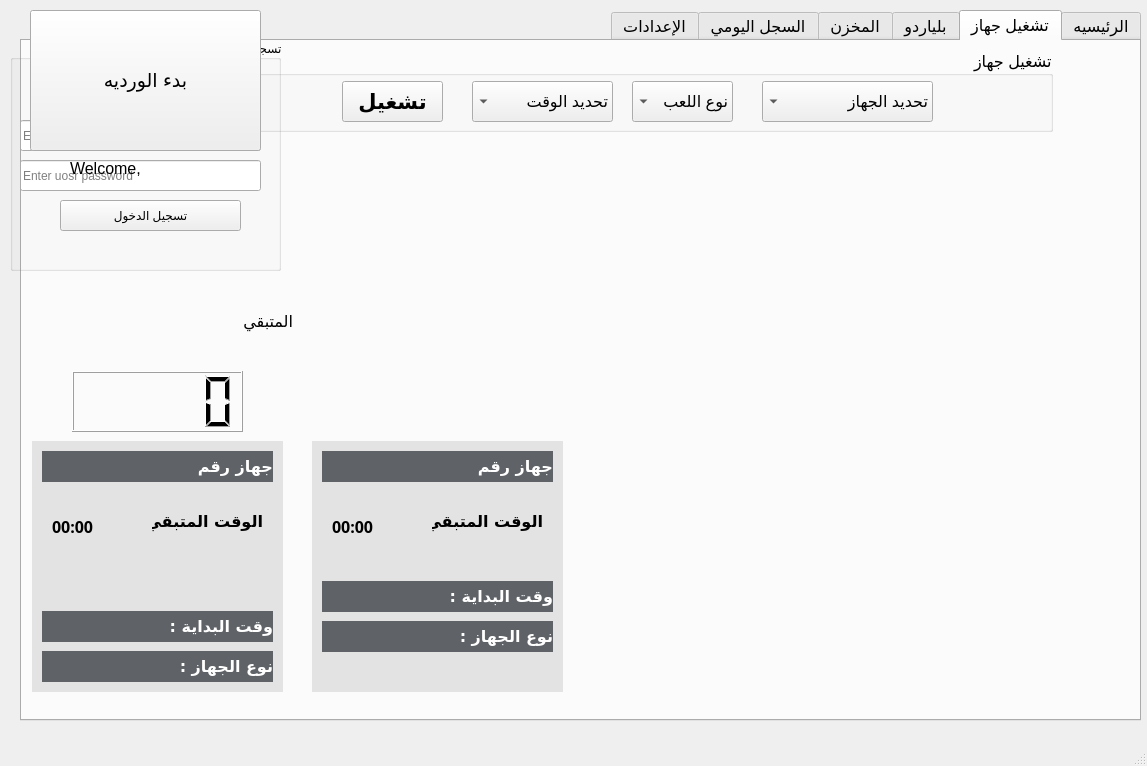
<?xml version="1.0" encoding="UTF-8"?>
<ui version="4.0">
 <class>MainWindow</class>
 <widget class="QMainWindow" name="MainWindow">
  <property name="geometry">
   <rect>
    <x>0</x>
    <y>0</y>
    <width>1147</width>
    <height>766</height>
   </rect>
  </property>
  <property name="windowTitle">
   <string>MainWindow</string>
  </property>
  <property name="styleSheet">
   <string notr="true"/>
  </property>
  <widget class="QWidget" name="centralwidget">
   <widget class="QTabWidget" name="tabWidget">
    <property name="geometry">
     <rect>
      <x>20</x>
      <y>10</y>
      <width>1121</width>
      <height>711</height>
     </rect>
    </property>
    <property name="font">
     <font>
      <pointsize>12</pointsize>
     </font>
    </property>
    <property name="layoutDirection">
     <enum>Qt::RightToLeft</enum>
    </property>
    <property name="styleSheet">
     <string notr="true"/>
    </property>
    <property name="currentIndex">
     <number>1</number>
    </property>
    <widget class="QWidget" name="tab">
     <attribute name="title">
      <string>الرئيسيه</string>
     </attribute>
     <widget class="QPushButton" name="pushButton_3">
      <property name="geometry">
       <rect>
        <x>10</x>
        <y>620</y>
        <width>171</width>
        <height>41</height>
       </rect>
      </property>
      <property name="font">
       <font>
        <family>Omnes Arabic</family>
        <pointsize>16</pointsize>
        <weight>75</weight>
        <bold>true</bold>
       </font>
      </property>
      <property name="styleSheet">
       <string notr="true"/>
      </property>
      <property name="text">
       <string>تسجيل خروج</string>
      </property>
     </widget>
     <widget class="QLabel" name="label">
      <property name="geometry">
       <rect>
        <x>440</x>
        <y>630</y>
        <width>661</width>
        <height>41</height>
       </rect>
      </property>
      <property name="font">
       <font>
        <family>Segoe UI</family>
        <pointsize>14</pointsize>
       </font>
      </property>
      <property name="text">
       <string/>
      </property>
     </widget>
     <widget class="QPushButton" name="pushButton_13">
      <property name="geometry">
       <rect>
        <x>30</x>
        <y>550</y>
        <width>111</width>
        <height>41</height>
       </rect>
      </property>
      <property name="font">
       <font>
        <family>Omnes Arabic</family>
        <pointsize>16</pointsize>
        <weight>75</weight>
        <bold>true</bold>
       </font>
      </property>
      <property name="styleSheet">
       <string notr="true">QPushButton{
	border-radius: 30px;
	background-color: #3578E5;
	color:#fff;
}

QPushButton:hover {
    background-color: #1154c1;
	border:1px solid #fff;
}
</string>
      </property>
      <property name="text">
       <string>زرار تجريبي</string>
      </property>
     </widget>
     <widget class="QLabel" name="label_3">
      <property name="geometry">
       <rect>
        <x>200</x>
        <y>610</y>
        <width>241</width>
        <height>61</height>
       </rect>
      </property>
      <property name="text">
       <string>الساعه الان : </string>
      </property>
     </widget>
    </widget>
    <widget class="QWidget" name="tab_3">
     <attribute name="title">
      <string>تشغيل جهاز</string>
     </attribute>
     <widget class="QGroupBox" name="groupBox_5">
      <property name="geometry">
       <rect>
        <x>10</x>
        <y>10</y>
        <width>1021</width>
        <height>81</height>
       </rect>
      </property>
      <property name="layoutDirection">
       <enum>Qt::RightToLeft</enum>
      </property>
      <property name="title">
       <string>تشغيل جهاز</string>
      </property>
      <widget class="QComboBox" name="comboBox_4">
       <property name="geometry">
        <rect>
         <x>730</x>
         <y>30</y>
         <width>171</width>
         <height>41</height>
        </rect>
       </property>
       <item>
        <property name="text">
         <string>تحديد الجهاز</string>
        </property>
       </item>
      </widget>
      <widget class="QComboBox" name="comboBox_5">
       <property name="geometry">
        <rect>
         <x>440</x>
         <y>30</y>
         <width>141</width>
         <height>41</height>
        </rect>
       </property>
       <item>
        <property name="text">
         <string>تحديد الوقت</string>
        </property>
       </item>
       <item>
        <property name="text">
         <string>مفتوح</string>
        </property>
       </item>
       <item>
        <property name="text">
         <string>30 دقيقه</string>
        </property>
       </item>
       <item>
        <property name="text">
         <string>60 دقيقه</string>
        </property>
       </item>
      </widget>
      <widget class="QComboBox" name="comboBox_6">
       <property name="geometry">
        <rect>
         <x>600</x>
         <y>30</y>
         <width>101</width>
         <height>41</height>
        </rect>
       </property>
       <item>
        <property name="text">
         <string>نوع اللعب</string>
        </property>
       </item>
       <item>
        <property name="text">
         <string>فردي</string>
        </property>
       </item>
       <item>
        <property name="text">
         <string>زوجي</string>
        </property>
       </item>
      </widget>
      <widget class="QPushButton" name="add_pc_4">
       <property name="geometry">
        <rect>
         <x>310</x>
         <y>30</y>
         <width>101</width>
         <height>41</height>
        </rect>
       </property>
       <property name="font">
        <font>
         <family>Omnes Arabic</family>
         <pointsize>16</pointsize>
         <weight>75</weight>
         <bold>true</bold>
        </font>
       </property>
       <property name="styleSheet">
        <string notr="true"/>
       </property>
       <property name="text">
        <string>تشغيل</string>
       </property>
      </widget>
     </widget>
     <widget class="QWidget" name="widget" native="true">
      <property name="geometry">
       <rect>
        <x>10</x>
        <y>400</y>
        <width>251</width>
        <height>251</height>
       </rect>
      </property>
      <property name="font">
       <font>
        <family>Omnes Arabic</family>
        <pointsize>12</pointsize>
        <weight>75</weight>
        <bold>true</bold>
       </font>
      </property>
      <property name="styleSheet">
       <string notr="true">background-color: #e3e3e3;</string>
      </property>
      <widget class="QLabel" name="label_6">
       <property name="geometry">
        <rect>
         <x>10</x>
         <y>10</y>
         <width>231</width>
         <height>31</height>
        </rect>
       </property>
       <property name="font">
        <font>
         <family>Omnes Arabic</family>
         <pointsize>12</pointsize>
         <weight>75</weight>
         <bold>true</bold>
        </font>
       </property>
       <property name="styleSheet">
        <string notr="true">background-color: #5f6368;
color:#fff;</string>
       </property>
       <property name="text">
        <string>جهاز رقم</string>
       </property>
      </widget>
      <widget class="QLabel" name="label_13">
       <property name="geometry">
        <rect>
         <x>10</x>
         <y>210</y>
         <width>231</width>
         <height>31</height>
        </rect>
       </property>
       <property name="font">
        <font>
         <family>Omnes Arabic</family>
         <pointsize>12</pointsize>
         <weight>75</weight>
         <bold>true</bold>
        </font>
       </property>
       <property name="styleSheet">
        <string notr="true">background-color: #5f6368;
color:#fff;</string>
       </property>
       <property name="text">
        <string>نوع الجهاز :</string>
       </property>
      </widget>
      <widget class="QLabel" name="label_14">
       <property name="geometry">
        <rect>
         <x>120</x>
         <y>70</y>
         <width>111</width>
         <height>21</height>
        </rect>
       </property>
       <property name="text">
        <string>الوقت المتبقي</string>
       </property>
      </widget>
      <widget class="QLabel" name="label_15">
       <property name="geometry">
        <rect>
         <x>20</x>
         <y>70</y>
         <width>91</width>
         <height>31</height>
        </rect>
       </property>
       <property name="text">
        <string>00:00</string>
       </property>
      </widget>
      <widget class="QLabel" name="label_12">
       <property name="geometry">
        <rect>
         <x>10</x>
         <y>170</y>
         <width>231</width>
         <height>31</height>
        </rect>
       </property>
       <property name="font">
        <font>
         <family>Omnes Arabic</family>
         <pointsize>12</pointsize>
         <weight>75</weight>
         <bold>true</bold>
        </font>
       </property>
       <property name="styleSheet">
        <string notr="true">background-color: #5f6368;
color:#fff;</string>
       </property>
       <property name="text">
        <string>وقت البداية :</string>
       </property>
      </widget>
     </widget>
     <widget class="QWidget" name="widget_2" native="true">
      <property name="geometry">
       <rect>
        <x>290</x>
        <y>400</y>
        <width>251</width>
        <height>251</height>
       </rect>
      </property>
      <property name="font">
       <font>
        <family>Omnes Arabic</family>
        <pointsize>12</pointsize>
        <weight>75</weight>
        <bold>true</bold>
       </font>
      </property>
      <property name="styleSheet">
       <string notr="true">background-color: #e3e3e3;</string>
      </property>
      <widget class="QLabel" name="label_7">
       <property name="geometry">
        <rect>
         <x>10</x>
         <y>10</y>
         <width>231</width>
         <height>31</height>
        </rect>
       </property>
       <property name="font">
        <font>
         <family>Omnes Arabic</family>
         <pointsize>12</pointsize>
         <weight>75</weight>
         <bold>true</bold>
        </font>
       </property>
       <property name="styleSheet">
        <string notr="true">background-color: #5f6368;
color:#fff;</string>
       </property>
       <property name="text">
        <string>جهاز رقم</string>
       </property>
      </widget>
      <widget class="QLabel" name="label_16">
       <property name="geometry">
        <rect>
         <x>10</x>
         <y>180</y>
         <width>231</width>
         <height>31</height>
        </rect>
       </property>
       <property name="font">
        <font>
         <family>Omnes Arabic</family>
         <pointsize>12</pointsize>
         <weight>75</weight>
         <bold>true</bold>
        </font>
       </property>
       <property name="styleSheet">
        <string notr="true">background-color: #5f6368;
color:#fff;</string>
       </property>
       <property name="text">
        <string>نوع الجهاز :</string>
       </property>
      </widget>
      <widget class="QLabel" name="label_17">
       <property name="geometry">
        <rect>
         <x>120</x>
         <y>70</y>
         <width>111</width>
         <height>21</height>
        </rect>
       </property>
       <property name="text">
        <string>الوقت المتبقي</string>
       </property>
      </widget>
      <widget class="QLabel" name="label_18">
       <property name="geometry">
        <rect>
         <x>20</x>
         <y>70</y>
         <width>91</width>
         <height>31</height>
        </rect>
       </property>
       <property name="text">
        <string>00:00</string>
       </property>
      </widget>
      <widget class="QLabel" name="label_19">
       <property name="geometry">
        <rect>
         <x>10</x>
         <y>140</y>
         <width>231</width>
         <height>31</height>
        </rect>
       </property>
       <property name="font">
        <font>
         <family>Omnes Arabic</family>
         <pointsize>12</pointsize>
         <weight>75</weight>
         <bold>true</bold>
        </font>
       </property>
       <property name="styleSheet">
        <string notr="true">background-color: #5f6368;
color:#fff;</string>
       </property>
       <property name="text">
        <string>وقت البداية :</string>
       </property>
      </widget>
     </widget>
     <widget class="QLCDNumber" name="lcdNumber">
      <property name="geometry">
       <rect>
        <x>50</x>
        <y>330</y>
        <width>171</width>
        <height>61</height>
       </rect>
      </property>
     </widget>
     <widget class="QLabel" name="label_4">
      <property name="geometry">
       <rect>
        <x>30</x>
        <y>250</y>
        <width>241</width>
        <height>61</height>
       </rect>
      </property>
      <property name="text">
       <string>المتبقي</string>
      </property>
     </widget>
    </widget>
    <widget class="QWidget" name="tab_4">
     <attribute name="title">
      <string>بلياردو</string>
     </attribute>
     <widget class="QGroupBox" name="groupBox_9">
      <property name="geometry">
       <rect>
        <x>310</x>
        <y>320</y>
        <width>421</width>
        <height>91</height>
       </rect>
      </property>
      <property name="title">
       <string>تشغيل جهاز</string>
      </property>
      <widget class="QComboBox" name="comboBox_8">
       <property name="geometry">
        <rect>
         <x>10</x>
         <y>30</y>
         <width>141</width>
         <height>41</height>
        </rect>
       </property>
       <item>
        <property name="text">
         <string>تحديد الوقت</string>
        </property>
       </item>
       <item>
        <property name="text">
         <string>مفتوح</string>
        </property>
       </item>
       <item>
        <property name="text">
         <string>30 دقيقه</string>
        </property>
       </item>
       <item>
        <property name="text">
         <string>60 دقيقه</string>
        </property>
       </item>
      </widget>
      <widget class="QComboBox" name="comboBox_9">
       <property name="geometry">
        <rect>
         <x>170</x>
         <y>30</y>
         <width>101</width>
         <height>41</height>
        </rect>
       </property>
       <item>
        <property name="text">
         <string>نوع اللعب</string>
        </property>
       </item>
       <item>
        <property name="text">
         <string>فردي</string>
        </property>
       </item>
       <item>
        <property name="text">
         <string>زوجي</string>
        </property>
       </item>
      </widget>
      <widget class="QPushButton" name="add_pc_3">
       <property name="geometry">
        <rect>
         <x>280</x>
         <y>30</y>
         <width>101</width>
         <height>41</height>
        </rect>
       </property>
       <property name="font">
        <font>
         <family>Omnes Arabic</family>
         <pointsize>16</pointsize>
         <weight>75</weight>
         <bold>true</bold>
        </font>
       </property>
       <property name="styleSheet">
        <string notr="true"/>
       </property>
       <property name="text">
        <string>تشغيل</string>
       </property>
      </widget>
     </widget>
    </widget>
    <widget class="QWidget" name="tab_5">
     <attribute name="title">
      <string>المخزن</string>
     </attribute>
    </widget>
    <widget class="QWidget" name="tab_8">
     <attribute name="title">
      <string>السجل اليومي</string>
     </attribute>
    </widget>
    <widget class="QWidget" name="tab_2">
     <attribute name="title">
      <string>الإعدادات</string>
     </attribute>
     <widget class="QTabWidget" name="tabWidget_2">
      <property name="geometry">
       <rect>
        <x>10</x>
        <y>180</y>
        <width>1041</width>
        <height>321</height>
       </rect>
      </property>
      <property name="currentIndex">
       <number>0</number>
      </property>
      <widget class="QWidget" name="tab_6">
       <attribute name="title">
        <string>إعدادات الاجهزة</string>
       </attribute>
       <widget class="QGroupBox" name="groupBox">
        <property name="geometry">
         <rect>
          <x>640</x>
          <y>20</y>
          <width>211</width>
          <height>251</height>
         </rect>
        </property>
        <property name="layoutDirection">
         <enum>Qt::RightToLeft</enum>
        </property>
        <property name="title">
         <string>إضافه</string>
        </property>
        <widget class="QLineEdit" name="lineEdit_10">
         <property name="geometry">
          <rect>
           <x>10</x>
           <y>20</y>
           <width>191</width>
           <height>31</height>
          </rect>
         </property>
         <property name="placeholderText">
          <string>إسم الجهاز</string>
         </property>
        </widget>
        <widget class="QLineEdit" name="lineEdit_11">
         <property name="geometry">
          <rect>
           <x>10</x>
           <y>60</y>
           <width>191</width>
           <height>31</height>
          </rect>
         </property>
         <property name="placeholderText">
          <string>النوع</string>
         </property>
        </widget>
        <widget class="QLineEdit" name="lineEdit_12">
         <property name="geometry">
          <rect>
           <x>10</x>
           <y>100</y>
           <width>191</width>
           <height>31</height>
          </rect>
         </property>
         <property name="placeholderText">
          <string>سعر الساعه فردي</string>
         </property>
        </widget>
        <widget class="QLineEdit" name="lineEdit_13">
         <property name="geometry">
          <rect>
           <x>10</x>
           <y>140</y>
           <width>191</width>
           <height>31</height>
          </rect>
         </property>
         <property name="placeholderText">
          <string>سعر الساعه زوجي</string>
         </property>
        </widget>
        <widget class="QPushButton" name="pushButton">
         <property name="geometry">
          <rect>
           <x>40</x>
           <y>180</y>
           <width>131</width>
           <height>51</height>
          </rect>
         </property>
         <property name="text">
          <string>إضافة</string>
         </property>
        </widget>
       </widget>
       <widget class="QPushButton" name="add">
        <property name="geometry">
         <rect>
          <x>860</x>
          <y>20</y>
          <width>161</width>
          <height>61</height>
         </rect>
        </property>
        <property name="font">
         <font>
          <family>Omnes Arabic</family>
          <pointsize>16</pointsize>
          <weight>75</weight>
          <bold>true</bold>
         </font>
        </property>
        <property name="styleSheet">
         <string notr="true"/>
        </property>
        <property name="text">
         <string>إضافة جهاز</string>
        </property>
       </widget>
       <widget class="QPushButton" name="edit">
        <property name="geometry">
         <rect>
          <x>860</x>
          <y>120</y>
          <width>161</width>
          <height>61</height>
         </rect>
        </property>
        <property name="font">
         <font>
          <family>Omnes Arabic</family>
          <pointsize>16</pointsize>
          <weight>75</weight>
          <bold>true</bold>
         </font>
        </property>
        <property name="styleSheet">
         <string notr="true"/>
        </property>
        <property name="text">
         <string>تعديل جهاز</string>
        </property>
       </widget>
       <widget class="QPushButton" name="delete_2">
        <property name="geometry">
         <rect>
          <x>860</x>
          <y>210</y>
          <width>161</width>
          <height>61</height>
         </rect>
        </property>
        <property name="font">
         <font>
          <family>Omnes Arabic</family>
          <pointsize>16</pointsize>
          <weight>75</weight>
          <bold>true</bold>
         </font>
        </property>
        <property name="styleSheet">
         <string notr="true"/>
        </property>
        <property name="text">
         <string>حذف جاهز</string>
        </property>
       </widget>
       <widget class="QTableWidget" name="widget_stt">
        <property name="geometry">
         <rect>
          <x>10</x>
          <y>30</y>
          <width>611</width>
          <height>241</height>
         </rect>
        </property>
        <property name="font">
         <font>
          <family>Omnes Arabic</family>
          <pointsize>12</pointsize>
          <weight>75</weight>
          <bold>true</bold>
         </font>
        </property>
        <property name="layoutDirection">
         <enum>Qt::RightToLeft</enum>
        </property>
        <property name="styleSheet">
         <string notr="true"/>
        </property>
        <column>
         <property name="text">
          <string>الاسم</string>
         </property>
        </column>
        <column>
         <property name="text">
          <string>النوع</string>
         </property>
        </column>
        <column>
         <property name="text">
          <string>سعر الساغع فردي</string>
         </property>
        </column>
        <column>
         <property name="text">
          <string>سعر الساعه زوجي</string>
         </property>
        </column>
        <column>
         <property name="text">
          <string>الموظف</string>
         </property>
        </column>
       </widget>
      </widget>
      <widget class="QWidget" name="tab_7">
       <attribute name="title">
        <string>Tab 2</string>
       </attribute>
      </widget>
     </widget>
     <widget class="QGroupBox" name="groupBox_3">
      <property name="geometry">
       <rect>
        <x>640</x>
        <y>230</y>
        <width>211</width>
        <height>261</height>
       </rect>
      </property>
      <property name="layoutDirection">
       <enum>Qt::RightToLeft</enum>
      </property>
      <property name="title">
       <string>تعديل</string>
      </property>
      <widget class="QLineEdit" name="lineEdit_15">
       <property name="geometry">
        <rect>
         <x>10</x>
         <y>70</y>
         <width>191</width>
         <height>31</height>
        </rect>
       </property>
       <property name="placeholderText">
        <string>النوع</string>
       </property>
      </widget>
      <widget class="QLineEdit" name="lineEdit_16">
       <property name="geometry">
        <rect>
         <x>10</x>
         <y>110</y>
         <width>191</width>
         <height>31</height>
        </rect>
       </property>
       <property name="placeholderText">
        <string>سعر الساعه فردي</string>
       </property>
      </widget>
      <widget class="QLineEdit" name="lineEdit_17">
       <property name="geometry">
        <rect>
         <x>10</x>
         <y>150</y>
         <width>191</width>
         <height>31</height>
        </rect>
       </property>
       <property name="placeholderText">
        <string>سعر الساعه زوجي</string>
       </property>
      </widget>
      <widget class="QPushButton" name="pushButton_18">
       <property name="geometry">
        <rect>
         <x>40</x>
         <y>190</y>
         <width>131</width>
         <height>51</height>
        </rect>
       </property>
       <property name="text">
        <string>تحديث</string>
       </property>
      </widget>
      <widget class="QComboBox" name="comboBox">
       <property name="geometry">
        <rect>
         <x>10</x>
         <y>30</y>
         <width>191</width>
         <height>31</height>
        </rect>
       </property>
       <property name="layoutDirection">
        <enum>Qt::RightToLeft</enum>
       </property>
      </widget>
     </widget>
     <widget class="QGroupBox" name="groupBox_4">
      <property name="geometry">
       <rect>
        <x>650</x>
        <y>230</y>
        <width>211</width>
        <height>251</height>
       </rect>
      </property>
      <property name="layoutDirection">
       <enum>Qt::RightToLeft</enum>
      </property>
      <property name="title">
       <string>حذف</string>
      </property>
      <widget class="QPushButton" name="pushButton_19">
       <property name="geometry">
        <rect>
         <x>40</x>
         <y>180</y>
         <width>131</width>
         <height>51</height>
        </rect>
       </property>
       <property name="text">
        <string>حذف</string>
       </property>
      </widget>
      <widget class="QComboBox" name="comboBox_2">
       <property name="geometry">
        <rect>
         <x>10</x>
         <y>80</y>
         <width>191</width>
         <height>31</height>
        </rect>
       </property>
       <property name="layoutDirection">
        <enum>Qt::RightToLeft</enum>
       </property>
      </widget>
     </widget>
    </widget>
   </widget>
   <widget class="QGroupBox" name="groupBox_2">
    <property name="geometry">
     <rect>
      <x>10</x>
      <y>40</y>
      <width>271</width>
      <height>231</height>
     </rect>
    </property>
    <property name="layoutDirection">
     <enum>Qt::RightToLeft</enum>
    </property>
    <property name="title">
     <string>تسجيل الدخول</string>
    </property>
    <widget class="QLineEdit" name="lineEdit">
     <property name="geometry">
      <rect>
       <x>10</x>
       <y>80</y>
       <width>241</width>
       <height>31</height>
      </rect>
     </property>
     <property name="placeholderText">
      <string>Enter uosr username</string>
     </property>
    </widget>
    <widget class="QLineEdit" name="lineEdit_2">
     <property name="geometry">
      <rect>
       <x>10</x>
       <y>120</y>
       <width>241</width>
       <height>31</height>
      </rect>
     </property>
     <property name="echoMode">
      <enum>QLineEdit::Password</enum>
     </property>
     <property name="placeholderText">
      <string>Enter uosr password</string>
     </property>
    </widget>
    <widget class="QPushButton" name="pushButton_17">
     <property name="geometry">
      <rect>
       <x>50</x>
       <y>160</y>
       <width>181</width>
       <height>31</height>
      </rect>
     </property>
     <property name="text">
      <string>تسجيل الدخول</string>
     </property>
    </widget>
   </widget>
   <widget class="QWidget" name="widget_5" native="true">
    <property name="geometry">
     <rect>
      <x>10</x>
      <y>10</y>
      <width>271</width>
      <height>211</height>
     </rect>
    </property>
    <widget class="QPushButton" name="pushButton_8">
     <property name="geometry">
      <rect>
       <x>20</x>
       <y>0</y>
       <width>231</width>
       <height>141</height>
      </rect>
     </property>
     <property name="font">
      <font>
       <family>Segoe UI</family>
       <pointsize>14</pointsize>
       <weight>50</weight>
       <bold>false</bold>
      </font>
     </property>
     <property name="styleSheet">
      <string notr="true"/>
     </property>
     <property name="text">
      <string>بدء الورديه</string>
     </property>
    </widget>
    <widget class="QLabel" name="label_2">
     <property name="geometry">
      <rect>
       <x>60</x>
       <y>150</y>
       <width>141</width>
       <height>16</height>
      </rect>
     </property>
     <property name="font">
      <font>
       <pointsize>12</pointsize>
      </font>
     </property>
     <property name="text">
      <string>Welcome,</string>
     </property>
    </widget>
   </widget>
  </widget>
  <widget class="QMenuBar" name="menubar">
   <property name="geometry">
    <rect>
     <x>0</x>
     <y>0</y>
     <width>1147</width>
     <height>21</height>
    </rect>
   </property>
  </widget>
  <widget class="QStatusBar" name="statusbar"/>
 </widget>
 <resources/>
 <connections/>
</ui>
